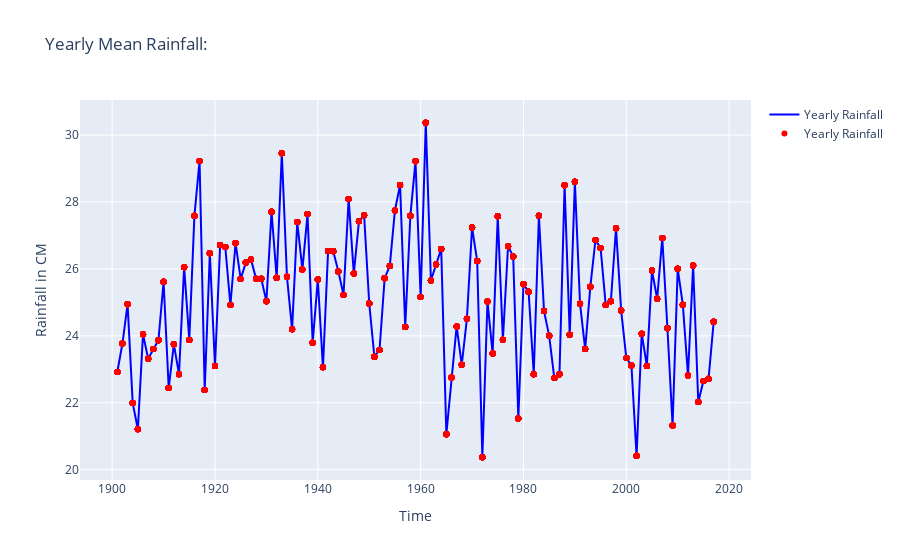
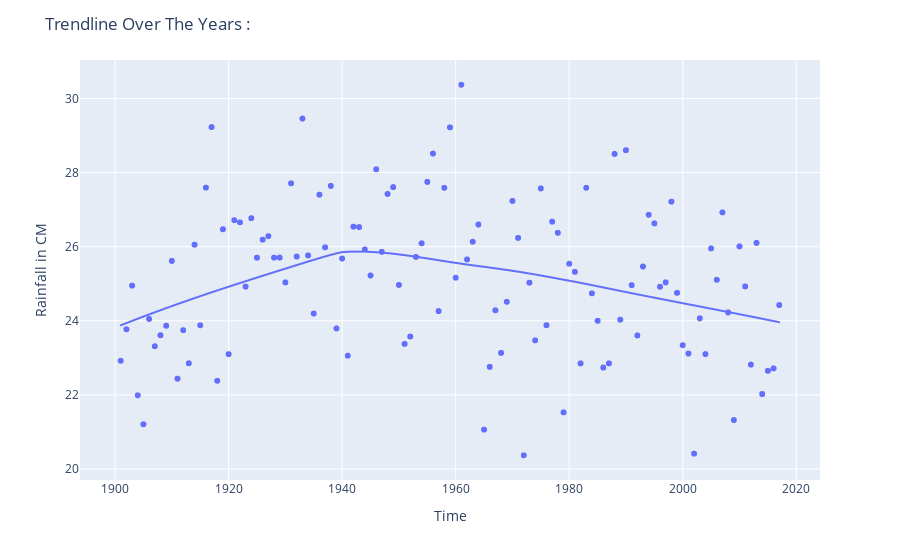

Source (notebook cell) for these figures, in order:
### Code cell
#df['Yearly Mean'] = df.iloc[:,1:].mean(axis=1) 
#df['Yearly Mean'] = df[['JAN', 'FEB', 'MAR', 'APR', 'MAY', 'JUN', 'JUL', 'AUG', 'SEP', 'OCT', 'NOV', 'DEC']].mean(axis=1) 
df_filled['Yearly Mean'] = df_filled.groupby('YEAR')[columns_to_fill].transform('mean').mean(axis=1)
df_filled_sorted = df_filled.sort_values('YEAR')
fig = go.Figure(data=[
    go.Scatter(name='Yearly Rainfall', x=df_filled_sorted['YEAR'], y=df_filled_sorted['Yearly Mean'], mode='lines', line=dict(color='blue')),
    go.Scatter(name='Yearly Rainfall', x=df_filled_sorted['YEAR'], y=df_filled_sorted['Yearly Mean'], mode='markers', marker=dict(color='red'))
])
fig.update_layout(title='Yearly Mean Rainfall:', xaxis_title='Time', yaxis_title='Rainfall in CM')
fig.show()

fig = px.scatter(df_filled_sorted,x = 'YEAR', y = 'Yearly Mean', trendline = 'lowess')
fig.update_layout(title='Trendline Over The Years :', xaxis_title='Time', yaxis_title='Rainfall in CM')
fig.show()

### Figure 1 — Plotly figure (JSON) as saved in the notebook; plotly's stock layout.template omitted (floating-point values rounded to 4 significant figures; data arrays with more than 128 entries replaced by an {"elided": "..."} marker saying what was removed)
{"data": [{"line": {"color": "blue"}, "mode": "lines", "name": "Yearly Rainfall", "type": "scatter", "x": {"elided": "4188 int values"}, "y": {"elided": "4188 float values"}}, {"marker": {"color": "red"}, "mode": "markers", "name": "Yearly Rainfall", "type": "scatter", "x": {"elided": "4188 int values"}, "y": {"elided": "4188 float values"}}], "layout": {"title": {"text": "Yearly Mean Rainfall:"}, "xaxis": {"title": {"text": "Time"}}, "yaxis": {"title": {"text": "Rainfall in CM"}}}}

### Figure 2 — Plotly figure (JSON) as saved in the notebook; plotly's stock layout.template omitted (floating-point values rounded to 4 significant figures; data arrays with more than 128 entries replaced by an {"elided": "..."} marker saying what was removed)
{"data": [{"hovertemplate": "YEAR=%{x}<br>Yearly Mean=%{y}<extra></extra>", "legendgroup": "", "marker": {"color": "#636efa", "symbol": "circle"}, "mode": "markers", "name": "", "showlegend": false, "type": "scattergl", "x": {"elided": "4188 int values"}, "xaxis": "x", "y": {"elided": "4188 float values"}, "yaxis": "y"}, {"hovertemplate": "<b>LOWESS trendline</b><br><br>YEAR=%{x}<br>Yearly Mean=%{y} <b>(trend)</b><extra></extra>", "legendgroup": "", "marker": {"color": "#636efa", "symbol": "circle"}, "mode": "lines", "name": "", "showlegend": false, "type": "scattergl", "x": {"elided": "4188 int values"}, "xaxis": "x", "y": {"elided": "4188 float values"}, "yaxis": "y"}], "layout": {"legend": {"tracegroupgap": 0}, "margin": {"t": 60}, "title": {"text": "Trendline Over The Years :"}, "xaxis": {"anchor": "y", "domain": [0, 1], "title": {"text": "Time"}}, "yaxis": {"anchor": "x", "domain": [0, 1], "title": {"text": "Rainfall in CM"}}}}
